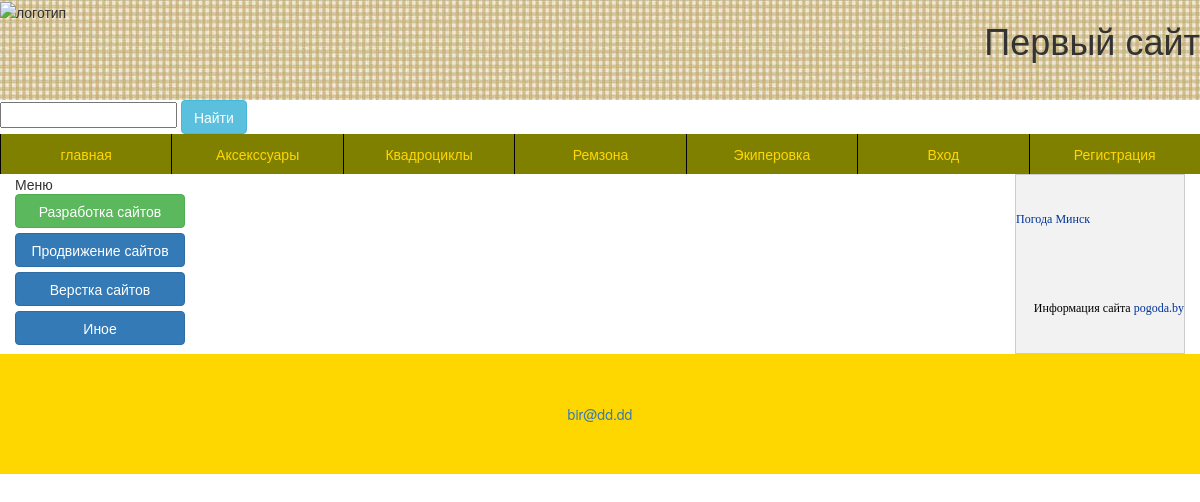
The app's page /admin.php, older data.
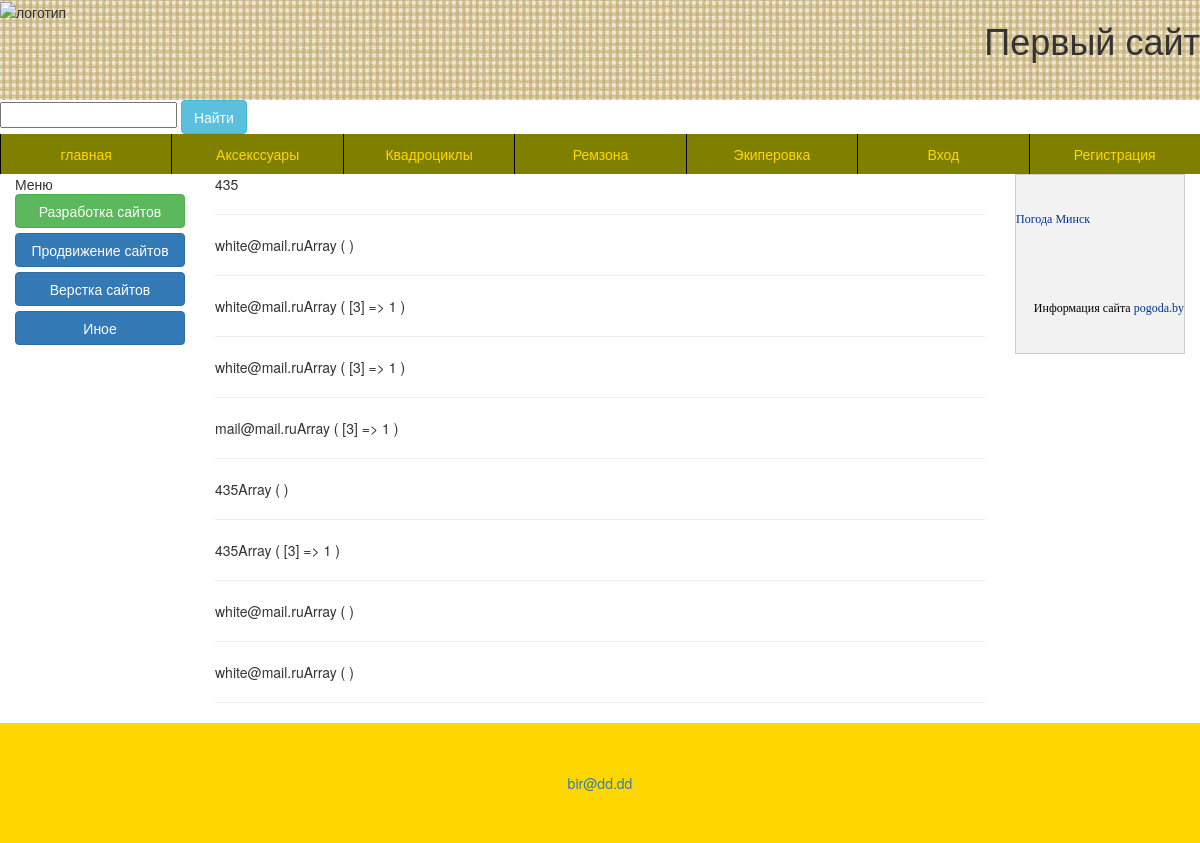
The same page, newer data.
### tables this page shows
CREATE TABLE IF NOT EXISTS `orders` (
  `id` int(11) NOT NULL,
  `user_id` int(11) NOT NULL,
  `phone` tinytext NOT NULL,
  `email` tinytext NOT NULL,
  `others` tinytext NOT NULL,
  `body` text NOT NULL,
  `puldate` datetime NOT NULL,
  `status` tinytext NOT NULL
);

### admin.php (the view)
<? require_once ('templates/top.php');
$query="SELECT * FROM orders";
$res=mysqli_query($dbconect,$query);
	if(!$res){
			exit ($query);
	}while ($order=mysqli_fetch_array($res)){
		echo $order['email'];
		$arr=unserialize($order['body']);
		print_r($arr);
		echo"<hr/>";
	}
require_once ('templates/botton.php'); ?>

### templates/top.php (shortened to what this page needs)
<!doctype html>
<html>
<head>
<link rel='stylesheet' href='media/css/style.css' />
<link rel='stylesheet' href='media/bootstrap-3.3.7/css/bootstrap.min.css' />
</head>
<body>
<div class='header'>
<img src='media/img/logo.png' alt='логотип' id='logo'>
<h1 class='logotext'>Первый сайт</h1>
</div>
<form action="search.php"
		method="GET">
		<input type="searh" name="name">
		<button type="submit" class="btn btn-info">Найти</button>
</form>
<div>
<nav class='menutop'>
<a href="/" data-url="media/img/about.jpg" data-title="О компании">главная</a>
<a href="/" data-url="media/img/acsessuar.jpg" data-title="О компании 2">Аксекссуары</a>
<a href="/" data-url="media/img/about.jpg" data-title="О компании 3">Квадроциклы</a>
<a href="/" data-url="media/img/about.jpg" data-title="О компании 4">Ремзона</a>
<a href="/" data-url="media/img/about.jpg" data-title="О компании 5">Экиперовка</a>
<?
if(isset($_SESSION['used_id'])){
	?>
	<a href ="products.php">Товары</a>
	<a href ="cart.php">карзина</a>
	<a href ="kabinet.php">+товар</a>
    <a href ="logout.php">выход</a>
	<?
}else{
	?>
		<a href ="login.php">Вход</a>
    <a href ="reg.php">Регистрация</a>
	<?
}
?>
    </nav>
</div>
<div class='col-md-2'>
Меню
<a href='#' class='btn btn-block btn-success' >
Разработка сайтов
</a>
<a href='#' class='btn btn-block btn-primary' >
Продвижение сайтов
</a>
<a href='#' class='btn btn-block btn-primary' >
Верстка сайтов
</a>
<a href='#' class='btn btn-block btn-primary' >
Иное
</a>
</div>
<div class='col-md-8'>

### templates/botton.php (shortened to what this page needs)
</div>
<div class='col-md-2'>
<table width="100%" height="180" style="background-color:#f2f2f2; border: #cccccc 1px solid; font-family:Tahoma; font-size:12px; color:#000000;" cellpadding="2" cellspacing="0">
<tr><td><a href="http://6.pogoda.by/26850" style="font-family:Tahoma; font-size:12px; color:#003399;" title="Погода Минск на 6 дней - Гидрометцентр РБ" target="_blank">Погода Минск</a>
</td></tr>
<tr><td align="right">Информация сайта <a href="http://www.pogoda.by" target="_blank" style="font-family:Tahoma; font-size:12px; color:#003399;">pogoda.by</a>
</td></tr>
</table>
</div>
<div>
<br style='clear:both'/>
<footer class='footer'>
<a href='mailto:bir@dd.dd'>bir@dd.dd</a>
    </footer>
</div>
</html>
</body>

### media/css/style.css (style rules this page uses)
.header { height:100px; background:url('../img/fon.jpg'); }
.logotext { float:right; }
.menutop { display:flex; }
.menutop a { flex:1; padding: 10px 0; text-align: center; text-decoration: none; background: olive; color: gold; border-left: solid 1px black; }
.footer { padding:50px; text-align:center; background:gold; }

Row changes from the older to the newer data that the page shows:
added orders: email "435"
added orders: email "white@mail.ru", value "Array ( )"
added orders: email "white@mail.ru", value "Array ( [3] => 1 )"
added orders: email "white@mail.ru", value "Array ( [3] => 1 )"
added orders: email "mail@mail.ru", value "Array ( [3] => 1 )"
added orders: email "435", value "Array ( )"
added orders: email "435", value "Array ( [3] => 1 )"
added orders: email "white@mail.ru", value "Array ( )"
added orders: email "white@mail.ru", value "Array ( )"
